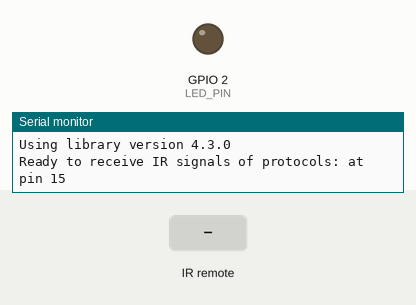
Simulated run of this sketch. Board: ESP32. Shown: output pins drawn as LEDs (lit = HIGH), the last lines printed to the serial monitor. The test bench sets the inputs (shaded band).

Above: at 1.2 s.
1.3 s: infrared code 0x68 received
At 2.3 s:
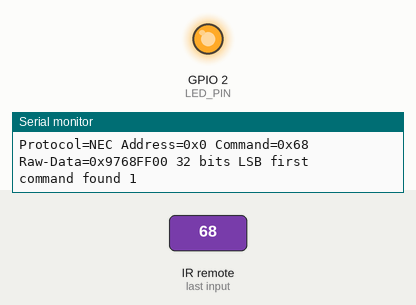
Timing chart, 0 to 4.3 s (numbered marks = the images above; inputs shaded):
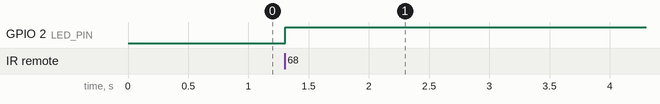

The sketch:

SimpleReceiver.ino
```cpp
// (licence header left out)
/*
 * Specify which protocol(s) should be used for decoding.
 * If no protocol is defined, all protocols (except Bang&Olufsen) are active.
 * This must be done before the #include <IRremote.hpp>
 */
//#define DECODE_DENON        // Includes Sharp
//#define DECODE_JVC
//#define DECODE_KASEIKYO
//#define DECODE_PANASONIC    // alias for DECODE_KASEIKYO
//#define DECODE_LG
//#define DECODE_NEC          // Includes Apple and Onkyo
#define DECODE_SAMSUNG
//#define DECODE_SONY
//#define DECODE_RC5
//#define DECODE_RC6

//#define DECODE_BOSEWAVE
//#define DECODE_LEGO_PF
//#define DECODE_MAGIQUEST
//#define DECODE_WHYNTER
//#define DECODE_FAST

//#define DECODE_DISTANCE_WIDTH // Universal decoder for pulse distance width protocols
//#define DECODE_HASH         // special decoder for all protocols

//#define DECODE_BEO          // This protocol must always be enabled manually, i.e. it is NOT enabled if no protocol is defined. It prevents decoding of SONY!

//#define DEBUG               // Activate this for lots of lovely debug output from the decoders.

//#define RAW_BUFFER_LENGTH  180  // Default is 112 if DECODE_MAGIQUEST is enabled, otherwise 100.

#include <Arduino.h>

/*
 * This include defines the actual pin number for pins like IR_RECEIVE_PIN, IR_SEND_PIN for many different boards and architectures
 */
#include "PinDefinitionsAndMore.h"
#include <IRremote.hpp> // include the library

#define LED_PIN D1
void setup() {
    Serial.begin(115200);
    pinMode(LED_PIN, OUTPUT);
    digitalWrite(LED_PIN, LOW);
    // Just to know which program is running on my Arduino
    Serial.println(F("START " __FILE__ " from " __DATE__ "\r\nUsing library version " VERSION_IRREMOTE));

    // Start the receiver and if not 3. parameter specified, take LED_BUILTIN pin from the internal boards definition as default feedback LED
    IrReceiver.begin(IR_RECEIVE_PIN, ENABLE_LED_FEEDBACK);

    Serial.print(F("Ready to receive IR signals of protocols: "));
    printActiveIRProtocols(&Serial);
    Serial.println(F("at pin " STR(IR_RECEIVE_PIN)));
}
    bool flag = false;

void loop() {

    /*
     * Check if received data is available and if yes, try to decode it.
     * Decoded result is in the IrReceiver.decodedIRData structure.
     *
     * E.g. command is in IrReceiver.decodedIRData.command
     * address is in command is in IrReceiver.decodedIRData.address
     * and up to 32 bit raw data in IrReceiver.decodedIRData.decodedRawData
     */
    if (IrReceiver.decode()) {

        /*
         * Print a short summary of received data
         */
        IrReceiver.printIRResultShort(&Serial);
        IrReceiver.printIRSendUsage(&Serial);
        if (IrReceiver.decodedIRData.protocol == UNKNOWN) {
            Serial.println(F("Received noise or an unknown (or not yet enabled) protocol"));
            // We have an unknown protocol here, print more info
            IrReceiver.printIRResultRawFormatted(&Serial, true);
        }
        Serial.println();

        /*
         * !!!Important!!! Enable receiving of the next value,
         * since receiving has stopped after the end of the current received data packet.
         */
        IrReceiver.resume(); // Enable receiving of the next value

        /*
         * Finally, check the received data and perform actions according to the received command
         */
        if (IrReceiver.decodedIRData.command == 0x68) {
            // do something
            flag = !flag;

            Serial.print("command found ");
            Serial.println(flag);
            if(flag){
              digitalWrite(LED_PIN, HIGH);
            }
            else{
              digitalWrite(LED_PIN, LOW);
            }

        }
        delay(1000);

    }
}
```

PinDefinitionsAndMore.h
```cpp
// (licence header left out)
/*
 * Pin mapping table for different platforms
 *
 * Platform     IR input    IR output   Tone      Core/Pin schema
 * --------------------------------------------------------------
 * DEFAULT/AVR  2           3           4         Arduino
 * ATtinyX5     0|PB0       4|PB4       3|PB3     ATTinyCore
 * ATtiny167    3|PA3       2|PA2       7|PA7     ATTinyCore
 * ATtiny167    9|PA3       8|PA2       5|PA7     Digispark original core
 * ATtiny84      |PB2        |PA4        |PA3     ATTinyCore
 * ATtiny88     3|PD3       4|PD4       9|PB1     ATTinyCore
 * ATtiny3217  18|PA1      19|PA2      20|PA3     MegaTinyCore
 * ATtiny1604   2           3|PA5       %
 * ATtiny816   14|PA1      16|PA3       1|PA5     MegaTinyCore
 * ATtiny1614   8|PA1      10|PA3       1|PA5     MegaTinyCore
 * SAMD21       3           4           5
 * ESP8266      14|D5       12|D6       %
 * ESP32        15          4           27
 * BluePill     PA6         PA7         PA3
 * APOLLO3      11          12          5
 * RP2040       3|GPIO15    4|GPIO16    5|GPIO17
 */
//#define _IR_MEASURE_TIMING // For debugging purposes.

#if defined(__AVR__)
#if defined(__AVR_ATtiny25__) || defined(__AVR_ATtiny45__) || defined(__AVR_ATtiny85__) // Digispark board. For use with ATTinyCore.
#include "ATtinySerialOut.hpp" // TX is at pin 2 - Available as Arduino library "ATtinySerialOut". Saves 700 bytes program memory and 70 bytes RAM for ATtinyCore.
#define IR_RECEIVE_PIN  PIN_PB0
#define IR_SEND_PIN     PIN_PB4 // Pin 2 is serial output with ATtinySerialOut. Pin 1 is internal LED and Pin3 is USB+ with pullup on Digispark board.
#define TONE_PIN        PIN_PB3
#define _IR_TIMING_TEST_PIN PIN_PB3

#  elif defined(__AVR_ATtiny87__) || defined(__AVR_ATtiny167__) // Digispark pro board
#include "ATtinySerialOut.hpp" // Available as Arduino library "ATtinySerialOut"
// For ATtiny167 Pins PB6 and PA3 are usable as interrupt source.
#  if defined(ARDUINO_AVR_DIGISPARKPRO)
// For use with Digispark original core
#define IR_RECEIVE_PIN   9 // PA3 - on Digispark board labeled as pin 9
//#define IR_RECEIVE_PIN  14 // PB6 / INT0 is connected to USB+ on DigisparkPro boards
#define IR_SEND_PIN      8 // PA2 - on Digispark board labeled as pin 8
#define TONE_PIN         5 // PA7 - on Digispark board labeled as pin 5
#define _IR_TIMING_TEST_PIN 10 // PA4
#  else
// For use with ATTinyCore
#define IR_RECEIVE_PIN  PIN_PA3 // On Digispark board labeled as pin 9 - INT0 is connected to USB+ on DigisparkPro boards
#define IR_SEND_PIN     PIN_PA2 // On Digispark board labeled as pin 8
#define TONE_PIN        PIN_PA7 // On Digispark board labeled as pin 5
#  endif

#  elif defined(__AVR_ATtiny84__) // For use with ATTinyCore
#include "ATtinySerialOut.hpp" // Available as Arduino library "ATtinySerialOut". Saves 128 bytes program memory.
#define IR_RECEIVE_PIN   PIN_PB2 // INT0
#define IR_SEND_PIN      PIN_PA4
#define TONE_PIN         PIN_PA3
#define _IR_TIMING_TEST_PIN PIN_PA5

#  elif defined(__AVR_ATtiny88__) // MH-ET Tiny88 board. For use with ATTinyCore.
#include "ATtinySerialOut.hpp" // Available as Arduino library "ATtinySerialOut". Saves 128 bytes program memory.
// Pin 6 is TX, pin 7 is RX
#define IR_RECEIVE_PIN   PIN_PD3 // 3 - INT1
#define IR_SEND_PIN      PIN_PD4 // 4
#define TONE_PIN         PIN_PB1 // 9
#define _IR_TIMING_TEST_PIN PIN_PB0 // 8

#  elif defined(__AVR_ATtiny1616__)  || defined(__AVR_ATtiny3216__) || defined(__AVR_ATtiny3217__) // For use with megaTinyCore
// Tiny Core Dev board
// https://www.tindie.com/products/xkimi/tiny-core-16-dev-board-attiny1616/
// https://www.tindie.com/products/xkimi/tiny-core-32-dev-board-attiny3217/
#define IR_RECEIVE_PIN   PIN_PA1 // use 18 for TinyCore32
#define IR_SEND_PIN      PIN_PA2 // 19
#define TONE_PIN         PIN_PA3 // 20
#define APPLICATION_PIN  PIN_PA0 // 0
#undef LED_BUILTIN               // No LED available on the TinyCore 32 board, take the one on the programming board which is connected to the DAC output
#define LED_BUILTIN      PIN_PA6 // use 2 for TinyCore32

#  elif defined(__AVR_ATtiny816__) // For use with megaTinyCore
#define IR_RECEIVE_PIN  PIN_PA1 // 14
#define IR_SEND_PIN     PIN_PA1 // 16
#define TONE_PIN        PIN_PA5 // 1
#define APPLICATION_PIN PIN_PA4 // 0
#undef LED_BUILTIN              // No LED available, take the one which is connected to the DAC output
#define LED_BUILTIN     PIN_PB5 // 4

#  elif defined(__AVR_ATtiny1614__) // For use with megaTinyCore
#define IR_RECEIVE_PIN   PIN_PA1 // 8
#define IR_SEND_PIN      PIN_PA3 // 10
#define TONE_PIN         PIN_PA5 // 1
#define APPLICATION_PIN  PIN_PA4 // 0

#  elif defined(__AVR_ATtiny1604__) // For use with megaTinyCore
#define IR_RECEIVE_PIN   PIN_PA6 // 2 - To be compatible with interrupt example, pin 2 is chosen here.
#define IR_SEND_PIN      PIN_PA7 // 3
#define APPLICATION_PIN  PIN_PB2 // 5

#define tone(...) void()      // Define as void, since TCB0_INT_vect is also used by tone()
#define noTone(a) void()
#define TONE_PIN         42 // Dummy for examples using it

#  elif defined(__AVR_ATmega1284__) || defined(__AVR_ATmega1284P__) \
|| defined(__AVR_ATmega644__) || defined(__AVR_ATmega644P__) \
|| defined(__AVR_ATmega324P__) || defined(__AVR_ATmega324A__) \
|| defined(__AVR_ATmega324PA__) || defined(__AVR_ATmega164A__) \
|| defined(__AVR_ATmega164P__) || defined(__AVR_ATmega32__) \
|| defined(__AVR_ATmega16__) || defined(__AVR_ATmega8535__) \
|| defined(__AVR_ATmega64__) || defined(__AVR_ATmega128__) \
|| defined(__AVR_ATmega1281__) || defined(__AVR_ATmega2561__) \
|| defined(__AVR_ATmega8515__) || defined(__AVR_ATmega162__)
#define IR_RECEIVE_PIN      2
#define IR_SEND_PIN        13
#define TONE_PIN            4
#define APPLICATION_PIN     5
#define ALTERNATIVE_IR_FEEDBACK_LED_PIN 6 // E.g. used for examples which use LED_BUILDIN for example output.
#define _IR_TIMING_TEST_PIN 7

#  else // Default as for ATmega328 like on Uno, Nano, Leonardo, Teensy 2.0 etc.
#define IR_RECEIVE_PIN      2 // To be compatible with interrupt example, pin 2 is chosen here.
#define IR_SEND_PIN         3
#define TONE_PIN            4
#define APPLICATION_PIN     5
#define ALTERNATIVE_IR_FEEDBACK_LED_PIN 6 // E.g. used for examples which use LED_BUILDIN for example output.
#define _IR_TIMING_TEST_PIN 7

#    if defined(ARDUINO_AVR_PROMICRO) // Sparkfun Pro Micro is __AVR_ATmega32U4__ but has different external circuit
// We have no built in LED at pin 13 -> reuse RX LED
#undef LED_BUILTIN
#define LED_BUILTIN         LED_BUILTIN_RX
#    endif
#  endif // defined(__AVR_ATtiny25__)...

#elif defined(ARDUINO_ARCH_RENESAS_UNO) // Uno R4
// To be compatible with Uno R3.
#define IR_RECEIVE_PIN      2
#define IR_SEND_PIN         3
#define TONE_PIN            4
#define APPLICATION_PIN     5
#define ALTERNATIVE_IR_FEEDBACK_LED_PIN 6 // E.g. used for examples which use LED_BUILDIN for example output.
#define _IR_TIMING_TEST_PIN 7

#elif defined(ESP8266)
#define FEEDBACK_LED_IS_ACTIVE_LOW // The LED on my board (D4) is active LOW
#define IR_RECEIVE_PIN          14 // D5
#define IR_SEND_PIN             12 // D6 - D4/pin 2 is internal LED
#define _IR_TIMING_TEST_PIN      2 // D4
#define APPLICATION_PIN         13 // D7

#define tone(...) void()      // tone() inhibits receive timer
#define noTone(a) void()
#define TONE_PIN                42 // Dummy for examples using it

#elif defined(CONFIG_IDF_TARGET_ESP32C3)
#define IR_INPUT_PIN             8
#define IR_SEND_PIN              9
#define TONE_PIN                10 // ADC2_0
#define APPLICATION_PIN         11

#elif defined(ESP32)
#include <Arduino.h>

// tone() is included in ESP32 core since 2.0.2
#if !defined(ESP_ARDUINO_VERSION_VAL)
#define ESP_ARDUINO_VERSION_VAL(major, minor, patch) 12345678
#endif
#if ESP_ARDUINO_VERSION  <= ESP_ARDUINO_VERSION_VAL(2, 0, 2)
#define TONE_LEDC_CHANNEL        1  // Using channel 1 makes tone() independent of receiving timer -> No need to stop receiving timer.
void tone(uint8_t aPinNumber, unsigned int aFrequency){
    ledcAttachPin(aPinNumber, TONE_LEDC_CHANNEL);
    ledcWriteTone(TONE_LEDC_CHANNEL, aFrequency);
}
void tone(uint8_t aPinNumber, unsigned int aFrequency, unsigned long aDuration){
    ledcAttachPin(aPinNumber, TONE_LEDC_CHANNEL);
    ledcWriteTone(TONE_LEDC_CHANNEL, aFrequency);
    delay(aDuration);
    ledcWriteTone(TONE_LEDC_CHANNEL, 0);
}
void noTone(uint8_t aPinNumber){
    ledcWriteTone(TONE_LEDC_CHANNEL, 0);
}
#endif // ESP_ARDUINO_VERSION  <= ESP_ARDUINO_VERSION_VAL(2, 0, 2)

#define IR_RECEIVE_PIN          15  // D15
#define IR_SEND_PIN              4  // D4
#define TONE_PIN                27  // D27 25 & 26 are DAC0 and 1
#define APPLICATION_PIN         16  // RX2 pin

#elif defined(ARDUINO_ARCH_STM32) || defined(ARDUINO_ARCH_STM32F1) // BluePill
// Timer 3 blocks PA6, PA7, PB0, PB1 for use by Servo or tone()
#define IR_RECEIVE_PIN          PA6
#define IR_RECEIVE_PIN_STRING   "PA6"
#define IR_SEND_PIN             PA7
#define IR_SEND_PIN_STRING      "PA7"
#define TONE_PIN                PA3
#define _IR_TIMING_TEST_PIN     PA5
#define APPLICATION_PIN         PA2
#define APPLICATION_PIN_STRING  "PA2"
#  if defined(ARDUINO_GENERIC_STM32F103C) || defined(ARDUINO_BLUEPILL_F103C8)
// BluePill LED is active low
#define FEEDBACK_LED_IS_ACTIVE_LOW
#  endif

#elif defined(ARDUINO_ARCH_APOLLO3) // Sparkfun Apollo boards
#define IR_RECEIVE_PIN  11
#define IR_SEND_PIN     12
#define TONE_PIN         5

#elif defined(ARDUINO_ARCH_MBED) && defined(ARDUINO_ARCH_MBED_NANO) // Arduino Nano 33 BLE
#define IR_RECEIVE_PIN      3   // GPIO15 Start with pin 3 since pin 2|GPIO25 is connected to LED on Pi pico
#define IR_SEND_PIN         4   // GPIO16
#define TONE_PIN            5
#define APPLICATION_PIN     6
#define ALTERNATIVE_IR_FEEDBACK_LED_PIN 7 // E.g. used for examples which use LED_BUILDIN for example output.
#define _IR_TIMING_TEST_PIN 8

#elif defined(ARDUINO_ARCH_RP2040) // Arduino Nano Connect, Pi Pico with arduino-pico core https://github.com/earlephilhower/arduino-pico
#define IR_RECEIVE_PIN      15  // GPIO15 to be compatible with the Arduino Nano RP2040 Connect (pin3)
#define IR_SEND_PIN         16  // GPIO16
#define TONE_PIN            17
#define APPLICATION_PIN     18
#define ALTERNATIVE_IR_FEEDBACK_LED_PIN 19 // E.g. used for examples which use LED_BUILDIN for example output.
#define _IR_TIMING_TEST_PIN 20

// If you program the Nano RP2040 Connect with this core, then you must redefine LED_BUILTIN
// and use the external reset with 1 kOhm to ground to enter UF2 mode
#undef LED_BUILTIN
#define LED_BUILTIN          6

#elif defined(PARTICLE) // !!!UNTESTED!!!
#define IR_RECEIVE_PIN      A4
#define IR_SEND_PIN         A5 // Particle supports multiple pins

#define LED_BUILTIN         D7

/*
 * 4 times the same (default) layout for easy adaption in the future
 */
#elif defined(TEENSYDUINO) // Teensy 2.0 is handled at default for ATmega328 like on Uno, Nano, Leonardo etc.
#define IR_RECEIVE_PIN      2
#define IR_SEND_PIN         3
#define TONE_PIN            4
#define APPLICATION_PIN     5
#define ALTERNATIVE_IR_FEEDBACK_LED_PIN 6 // E.g. used for examples which use LED_BUILDIN for example output.
#define _IR_TIMING_TEST_PIN 7

#elif defined(ARDUINO_ARCH_MBED) // Arduino Nano 33 BLE
#define IR_RECEIVE_PIN      2
#define IR_SEND_PIN         3
#define TONE_PIN            4
#define APPLICATION_PIN     5
#define ALTERNATIVE_IR_FEEDBACK_LED_PIN 6 // E.g. used for examples which use LED_BUILDIN for example output.
#define _IR_TIMING_TEST_PIN 7

#elif defined(ARDUINO_ARCH_SAMD) || defined(ARDUINO_ARCH_SAM)
#define IR_RECEIVE_PIN      2
#define IR_SEND_PIN         3
#define TONE_PIN            4
#define APPLICATION_PIN     5
#define ALTERNATIVE_IR_FEEDBACK_LED_PIN 6 // E.g. used for examples which use LED_BUILDIN for example output.
#define _IR_TIMING_TEST_PIN 7

#if !defined(ARDUINO_SAMD_ADAFRUIT) && !defined(ARDUINO_SEEED_XIAO_M0)
// On the Zero and others we switch explicitly to SerialUSB
#define Serial SerialUSB
#endif

// Definitions for the Chinese SAMD21 M0-Mini clone, which has no led connected to D13/PA17.
// Attention!!! D2 and D4 are swapped on these boards!!!
// If you connect the LED, it is on pin 24/PB11. In this case activate the next two lines.
//#undef LED_BUILTIN
//#define LED_BUILTIN 24 // PB11
// As an alternative you can choose pin 25, it is the RX-LED pin (PB03), but active low.In this case activate the next 3 lines.
//#undef LED_BUILTIN
//#define LED_BUILTIN 25 // PB03
//#define FEEDBACK_LED_IS_ACTIVE_LOW // The RX LED on the M0-Mini is active LOW

#elif defined (NRF51) // BBC micro:bit
#define IR_RECEIVE_PIN      2
#define IR_SEND_PIN         3
#define APPLICATION_PIN     1
#define _IR_TIMING_TEST_PIN 4

#define tone(...) void()    // no tone() available
#define noTone(a) void()
#define TONE_PIN           42 // Dummy for examples using it

#else
#warning Board / CPU is not detected using pre-processor symbols -> using default values, which may not fit. Please extend PinDefinitionsAndMore.h.
// Default valued for unidentified boards
#define IR_RECEIVE_PIN      2
#define IR_SEND_PIN         3
#define TONE_PIN            4
#define APPLICATION_PIN     5
#define ALTERNATIVE_IR_FEEDBACK_LED_PIN 6 // E.g. used for examples which use LED_BUILDIN for example output.
#define _IR_TIMING_TEST_PIN 7
#endif // defined(ESP8266)

#if defined(ESP32) || defined(ARDUINO_ARCH_RP2040) || defined(PARTICLE) || defined(ARDUINO_ARCH_MBED)
#define SEND_PWM_BY_TIMER // We do not have pin restrictions for this CPU's, so lets use the hardware PWM for send carrier signal generation
#else
# if defined(SEND_PWM_BY_TIMER)
#undef IR_SEND_PIN // SendPin is determined by timer! This avoids warning in IRTimer.hpp
#  endif
#endif

#if !defined (FLASHEND)
#define FLASHEND 0xFFFF // Dummy value for platforms where FLASHEND is not defined
#endif
#if !defined (RAMEND)
#define RAMEND 0xFFFF // Dummy value for platforms where RAMEND is not defined
#endif
#if !defined (RAMSIZE)
#define RAMSIZE 0xFFFF // Dummy value for platforms where RAMSIZE is not defined
#endif

/*
 * Helper macro for getting a macro definition as string
 */
#if !defined(STR_HELPER)
#define STR_HELPER(x) #x
#define STR(x) STR_HELPER(x)
#endif
```

Measured:
- after the input at 1.3 s, GPIO 2 (LED_PIN): LOW → HIGH at once
